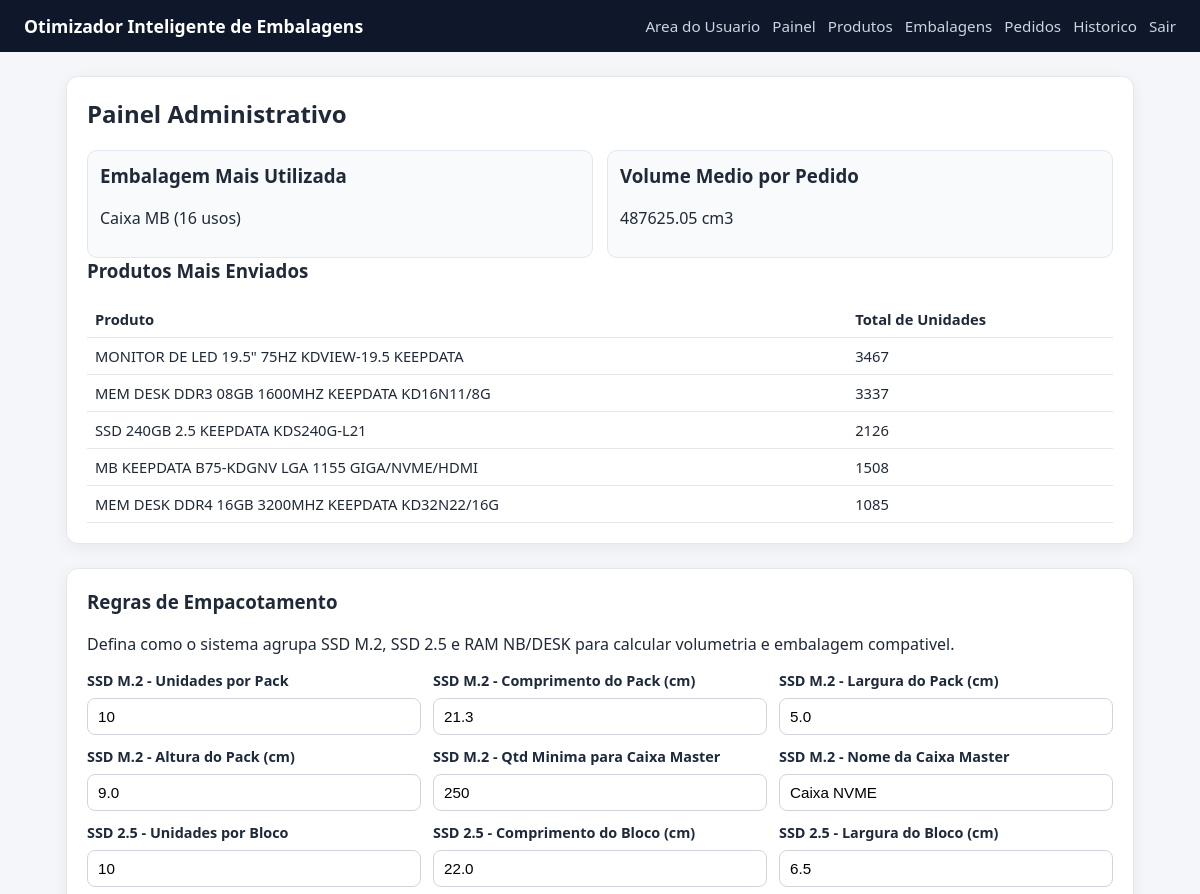
Before: /admin (signed in, upper part) with the older database file.
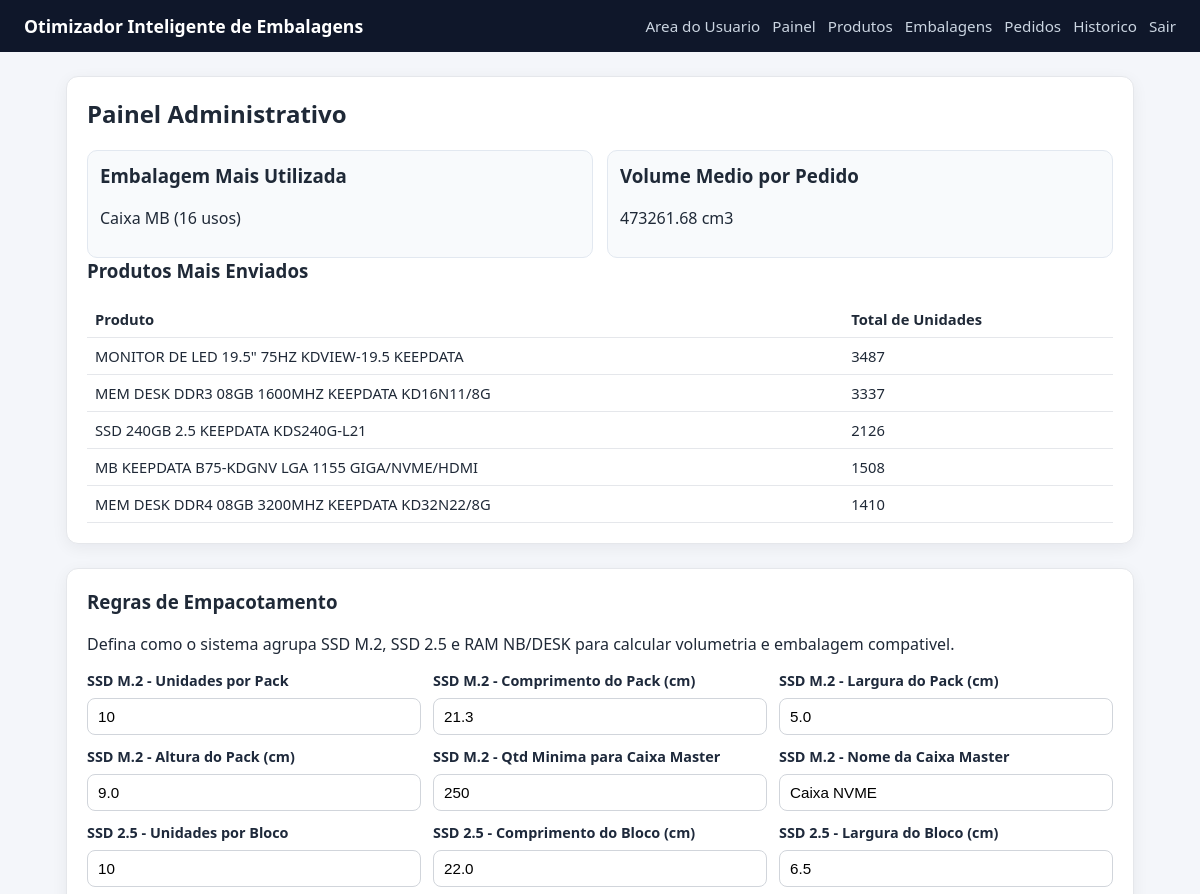
After: the same page with the newer database file.
### tables this page shows
CREATE TABLE products (
                id INTEGER PRIMARY KEY AUTOINCREMENT,
                name TEXT NOT NULL UNIQUE,
                length_cm REAL NOT NULL,
                width_cm REAL NOT NULL,
                height_cm REAL NOT NULL,
                weight REAL NOT NULL
            , sku TEXT);

### app_volum.py (the view)
@app.route("/admin", methods=["GET"])
@admin_required
def admin_dashboard():
    stats = get_dashboard_stats(DB_PATH)
    packing_rules = get_packing_rules(DB_PATH)
    return render_template("dashboard.html", stats=stats, packing_rules=packing_rules, extra_packing_fields=EXTRA_PACKING_FIELDS)

### app_volum.py (called while the page is built)
def admin_required(view_func):
    @wraps(view_func)
    def _wrapped(*args, **kwargs):
        if not session.get("is_admin"):
            next_url = request.path
            return redirect(url_for("admin_login", next=next_url))
        return view_func(*args, **kwargs)
    return _wrapped

### database.py (called while the page is built)
def get_connection(db_path):
    conn = sqlite3.connect(db_path)
    conn.row_factory = sqlite3.Row
    return conn

def _safe_int(value, default):
    try:
        return int(float(value))
    except Exception:
        return int(default)

def _safe_float(value, default):
    try:
        return float(value)
    except Exception:
        return float(default)

def get_packing_rules(db_path):
    rules = dict(DEFAULT_PACKING_RULES)
    with closing(get_connection(db_path)) as conn:
        keys = list(DEFAULT_PACKING_RULES) + ['ram_bundle_qty', 'ram_bundle_min_qty']
        rows = conn.execute(
            "SELECT key, value FROM app_settings WHERE key IN (" + ",".join("?" for _ in keys) + ")", keys
        ).fetchall()
    for row in rows:
        rules[row["key"]] = row["value"]
    return _normalize_packing_rules(rules)

### templates/dashboard.html (shortened to what this page needs)
{% extends 'base.html' %}
{% block content %}
<section class="card">
    <h2>Painel Administrativo</h2>
    <div class="stats-grid">
        <div class="stat-box">
            <h3>Embalagem Mais Utilizada</h3>
            {% if stats.most_used_box %}
                <p>{{ stats.most_used_box['name'] }} ({{ stats.most_used_box['uses'] }} usos)</p>
            {% else %}
                <p>Ainda nao ha dados de expedicao.</p>
            {% endif %}
        </div>
        <div class="stat-box">
            <h3>Volume Medio por Pedido</h3>
            <p>{{ '%.2f'|format(stats.avg_volume) }} cm3</p>
        </div>
    </div>
    <h3>Produtos Mais Enviados</h3>
    <table>
        <thead>
            <tr><th>Produto</th><th>Total de Unidades</th></tr>
        </thead>
        <tbody>
        {% for row in stats.top_products %}
            <tr>
                <td>{{ row['name'] }}</td>
                <td>{{ row['total_qty'] }}</td>
            </tr>
        {% else %}
            <tr><td colspan="2">Ainda nao ha dados de envio por produto.</td></tr>
        {% endfor %}
        </tbody>
    </table>
</section>
<section class="card" style="margin-top: 1.5rem;">
    <h3>Regras de Empacotamento</h3>
    <p>Defina como o sistema agrupa SSD M.2, SSD 2.5 e RAM NB/DESK para calcular volumetria e embalagem compativel.</p>
    <form method="post" action="{{ url_for('admin_packing_settings') }}" class="form-grid cols-2 form-packing">
        <label>SSD M.2 - Unidades por Pack
            <input type="number" min="1" step="1" name="ssdm2_bundle_qty" value="{{ packing_rules.get('ssdm2_bundle_qty', 10) }}" required>
        </label>
        <label>SSD M.2 - Comprimento do Pack (cm)
            <input type="number" min="0.1" step="0.1" name="ssdm2_bundle_length_cm" value="{{ packing_rules.get('ssdm2_bundle_length_cm', 21.3) }}" required>
        </label>
        <label>SSD M.2 - Largura do Pack (cm)
            <input type="number" min="0.1" step="0.1" name="ssdm2_bundle_width_cm" value="{{ packing_rules.get('ssdm2_bundle_width_cm', 5.0) }}" required>
        </label>
        <label>SSD M.2 - Altura do Pack (cm)
            <input type="number" min="0.1" step="0.1" name="ssdm2_bundle_height_cm" value="{{ packing_rules.get('ssdm2_bundle_height_cm', 9.0) }}" required>
        </label>
        <label>SSD M.2 - Qtd Minima para Caixa Master
            <input type="number" min="1" step="1" name="ssdm2_master_box_qty" value="{{ packing_rules.get('ssdm2_master_box_qty', 250) }}" required>
        </label>
        <label>SSD M.2 - Nome da Caixa Master
            <input type="text" name="ssdm2_default_box_name" value="{{ packing_rules.get('ssdm2_default_box_name', 'Caixa NVME') }}" required>
        </label>
        <label>SSD 2.5 - Unidades por Bloco
            <input type="number" min="1" step="1" name="ssd25_bundle_qty" value="{{ packing_rules['ssd25_bundle_qty'] }}" required>
        </label>
        <label>SSD 2.5 - Comprimento do Bloco (cm)
            <input type="number" min="0.1" step="0.1" name="ssd25_bundle_length_cm" value="{{ packing_rules['ssd25_bundle_length_cm'] }}" required>
        </label>
        <label>SSD 2.5 - Largura do Bloco (cm)
            <input type="number" min="0.1" step="0.1" name="ssd25_bundle_width_cm" value="{{ packing_rules['ssd25_bundle_width_cm'] }}" required>
        </label>
    </form>
</section>
{% endblock %}

Changed rows visible on the page:
no longer on this page (row unchanged): products: name "MEM DESK DDR4 16GB 3200MHZ KEEPDATA KD32N22/16G", total_qty "1085"
changed products "MONITOR DE LED 19.5\" 75HZ KDVIEW-19.5 KEEPDATA": total_qty "3467" → "3487"
now on this page (row unchanged): products: name "MEM DESK DDR4 08GB 3200MHZ KEEPDATA KD32N22/8G", total_qty "1410"
Other visible differences:
{{ '%.2f'|format(stats.avg_volume) }}: "487625.05" → "473261.68"
